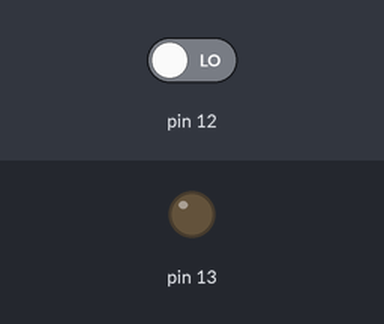
Simulated run of this sketch. Board: Arduino Uno, built with avr-gcc and run on an emulated ATmega328P. Parts: output pins drawn as LEDs (lit = HIGH). Dashed ring = blinking. The inputs (shaded band) are chosen by the test bench; at power-on: pin 12 LOW.

Above: at 1.2 s.
1.3 s: pin 12 driven HIGH
At 1.85 s:
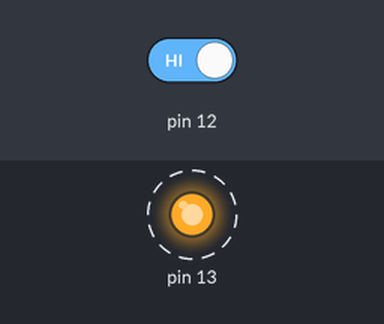
4.3 s: pin 12 driven LOW
At 5.1 s:
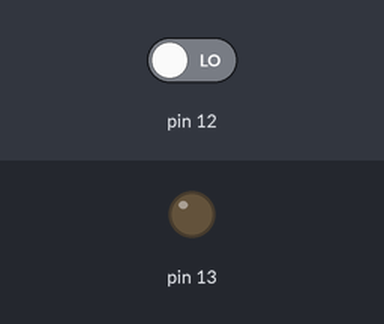
Timing chart, 0 to 7.3 s (numbered marks = the images above; inputs shaded):
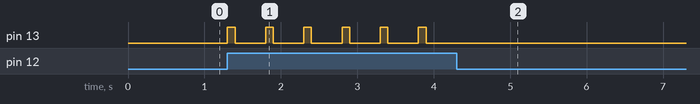

The sketch:

cable.ino
```cpp
int tocar;
int fallos;
int pause;

void setup() {
  pinMode(12,INPUT);
  pinMode(13,OUTPUT);
  fallos=0;
  pause=0;
}

void loop() {
  tocar = digitalRead(12);
  if(tocar == HIGH && pause==0){
    digitalWrite(13,HIGH);
    fallos++;
    pause=1;
  }
  else{
    digitalWrite(13,LOW);
  }


  if(pause==1){
    delay(100);
    pause=0;
    digitalWrite(13,LOW);
    delay(400);
  }
}
```

Measured:
- after the input at 1.3 s, pin 13: alternates HIGH for 0.10 s and LOW for 0.40 s, starting at once
- after the input at 4.3 s, pin 13: stops changing and stays LOW
